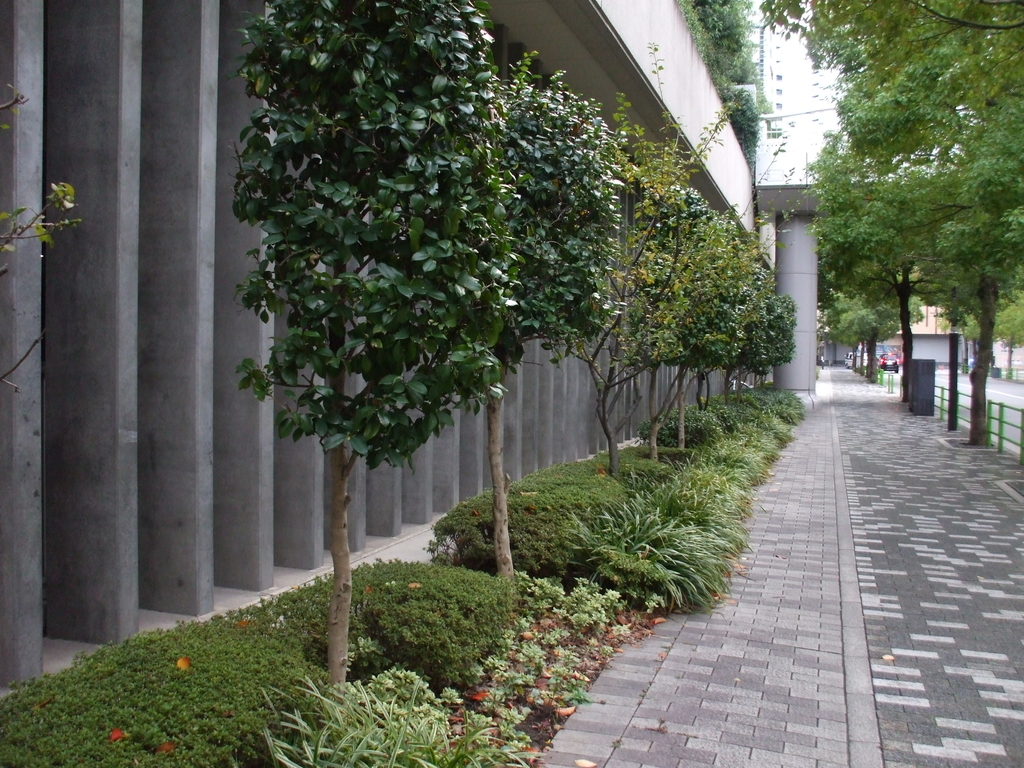
#> input picture src/line_detection/scripts/test.jpg, 1024 x 768 px
$ python check_hsv_range.py
#> lines starting #> are read from the running program, lines starting #| are printed output that depends on the picture
#!/usr/bin/env python3
# -*- coding: utf-8 -*-
#############################################################################
#########################	UNIVERSITY OF TSUKUBA	#########################
#############################################################################
################################  Python  ###################################
#############################################################################
#############################################################################
##########  Intelligent Robot Lab., Department of Computer Science  #########
#############################################################################
#############################################################################
###                           check_hsv_range.py                          ###
###                                                                       ###
###          composed by Ayanori Yorozu                                   ###
###          at Intelligent Robot Laboratory, University of Tsukuba       ###
###                                                                       ###
###                           Copyright (2022), All rights reserved.      ###
###                                                                       ###
###          c/o. Faculty of Engineering, Information and Systems,        ###
###          1-1-1 Tennodai, Tsukuba, Ibaraki 305-8573                    ###
###          E-mail: yorozu@cs.tsukuba.ac.jp                              ###
#############################################################################
#############################################################################


################################################################################
#                                   Import                                     #
################################################################################
import	rospy
import	cv2
import	copy
import  tkinter
import  tkinter.filedialog as fd
import	numpy as np

#trackbar callback fucntion to update HSV value
def callback(x):
	global h_low, h_high, s_low, s_high, v_low, v_high
	#assign trackbar position value to H,S,V High and low variable
	h_low	= cv2.getTrackbarPos('H low',	'HSV transform')
	h_high	= cv2.getTrackbarPos('H high',	'HSV transform')
	s_low	= cv2.getTrackbarPos('S low',	'HSV transform')
	s_high	= cv2.getTrackbarPos('S high',	'HSV transform')
	v_low	= cv2.getTrackbarPos('V low',	'HSV transform')
	v_high	= cv2.getTrackbarPos('V high',	'HSV transform')

	print ('\nhsv_low =', h_low, s_low, v_low)
	print ('hsv_high =', h_high, s_high, v_high)

# Fileのdialogを呼び出し、Pathを取得する
def get_file_path(stitle):

#> called with stitle = '画像ファイルを選択して下さい'
    file_path = fd.askopenfilename(
        title = stitle
    )
#> the answer given: test.jpg
    return file_path

file_path = get_file_path("画像ファイルを選択して下さい")
str_file_path = str(file_path)

# Read camera image, a window
rgb_img		= cv2.imread(file_path)
#> rgb_img is the input picture: shape (768, 1024, 3); mean B, G, R 84.3, 97, 93.1
print ('image_size=', rgb_img.shape[:3])
#| image_size= (768, 1024, 3)
cv2.namedWindow('HSV transform')

# global variables
h_low	= 0
h_high	= 255
s_low	= 0
s_high	= 255
v_low	= 0
v_high	= 255

# create trackbars for color change
cv2.createTrackbar('H low',	'HSV transform', h_low,  255, callback)
cv2.createTrackbar('H high','HSV transform', h_high, 255, callback)
cv2.createTrackbar('S low',	'HSV transform', s_low,  255, callback)
cv2.createTrackbar('S high','HSV transform', s_high, 255, callback)
cv2.createTrackbar('V low',	'HSV transform', v_low,  255, callback)
cv2.createTrackbar('V high','HSV transform', v_high, 255, callback)


while(1):
	# convert sourece image to HSV color mode
	hsv_img		= cv2.cvtColor(rgb_img, cv2.COLOR_BGR2HSV)
#> hsv_img: shape (768, 1024, 3); mean H, S, V 76.7, 61.7, 100.3

	# making mask for hsv range 2値化
	hsv_low		= np.array([h_low, s_low, v_low], np.uint8)
	hsv_high	= np.array([h_high, s_high, v_high], np.uint8)
	mask_img	= cv2.inRange(hsv_img, hsv_low, hsv_high)
#> mask_img: shape (768, 1024); every value is 255
	# 鳥瞰図変換

	# show image
	mask_disp_img = cv2.cvtColor(mask_img, cv2.COLOR_GRAY2BGR)	#そのままだと形式が違って結合できないので変更
#> mask_disp_img: shape (768, 1024, 3); every value is 255
	disp_img	= cv2.hconcat([rgb_img, hsv_img, mask_disp_img])
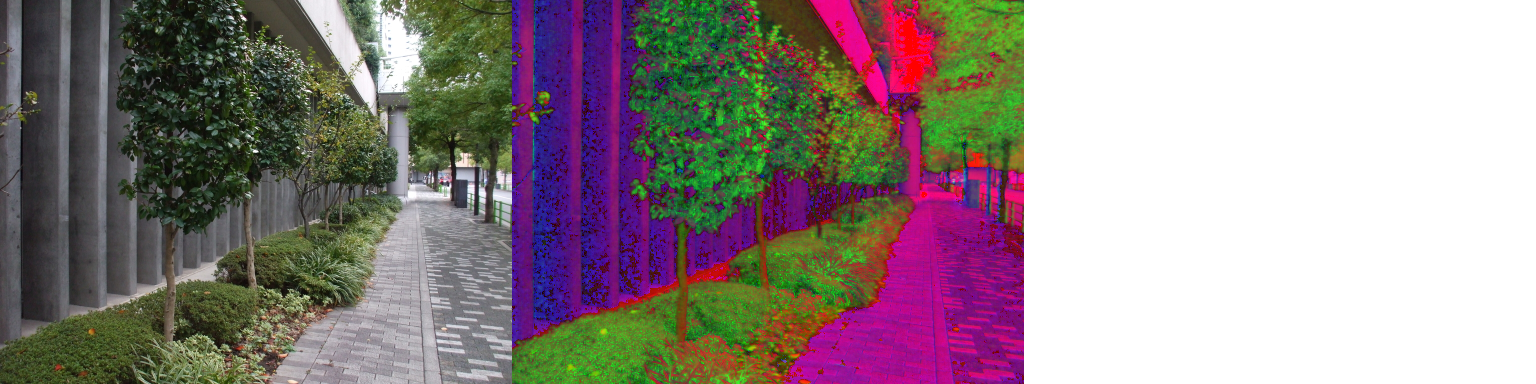
#> disp_img: shape (768, 3072, 3) (shown at 1/2 size); mean B, G, R 138.7, 137.9, 149.5
	cv2.imshow('HSV transform', disp_img)

	# waitfor the user to press escape and break the while loop
	k = cv2.waitKey(1) & 0xFF
#> (key Esc is pressed here)
	if k == 27:
		break


#destroys all window
cv2.destroyAllWindows()
